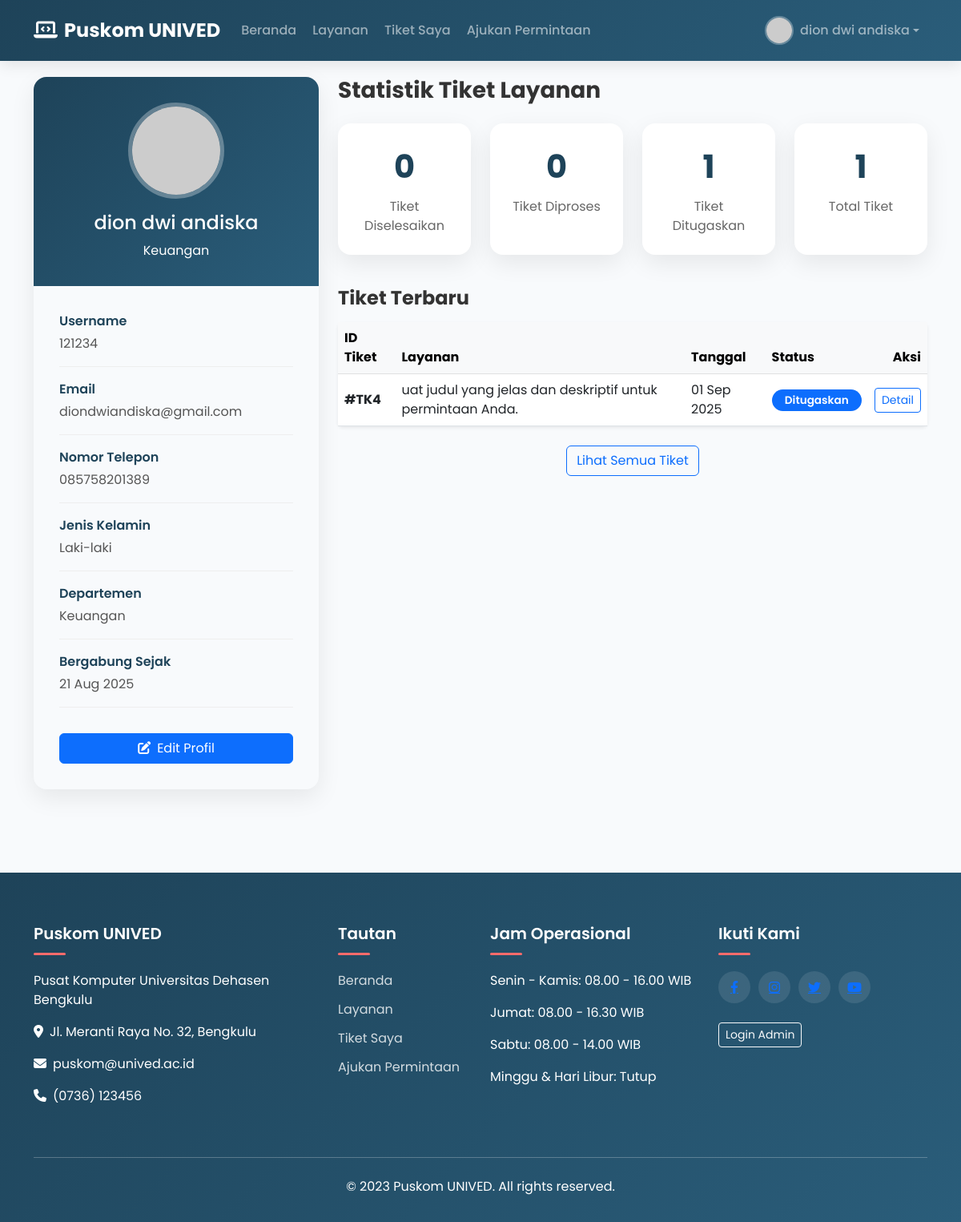
The app's page /user/user_profile.php (signed in) with its own data.
### tables this page shows
CREATE TABLE `users` (
  `id` int(11) NOT NULL,
  `fullname` varchar(100) NOT NULL,
  `email` varchar(100) NOT NULL,
  `username` varchar(50) NOT NULL,
  `password` varchar(255) NOT NULL,
  `phone` varchar(20) NOT NULL,
  `gender` enum('L','P') NOT NULL,
  `department` varchar(50) NOT NULL,
  `role` enum('Admin','User') NOT NULL DEFAULT 'User',
  `created_at` timestamp NOT NULL DEFAULT CURRENT_TIMESTAMP,
  `updated_at` timestamp NOT NULL DEFAULT CURRENT_TIMESTAMP ON UPDATE CURRENT_TIMESTAMP
);

CREATE TABLE `service_tickets` (
  `id` int(11) NOT NULL,
  `service_id` int(11) NOT NULL,
  `user_id` int(11) NOT NULL,
  `title` varchar(255) NOT NULL,
  `description` text,
  `status` enum('Ditugaskan','Proses','Selesai','Tertunda') DEFAULT 'Ditugaskan',
  `priority` enum('Rendah','Sedang','Tinggi') DEFAULT 'Sedang',
  `assigned_to` int(11) DEFAULT NULL,
  `created_at` timestamp NOT NULL DEFAULT CURRENT_TIMESTAMP,
  `updated_at` timestamp NOT NULL DEFAULT CURRENT_TIMESTAMP ON UPDATE CURRENT_TIMESTAMP,
  `completed_at` timestamp NULL DEFAULT NULL
);

### user/user_profile.php (the view, shortened to what this page needs)
<?php
$host = "localhost";
$username = "root";
$password = "";
$database = "it_puskom";
$conn = new mysqli($host, $username, $password, $database);
$conn->set_charset("utf8");
$user_id = $_SESSION['user_id'];
$user_query = "SELECT * FROM users WHERE id = $user_id";
$user_result = $conn->query($user_query);
if ($user_result->num_rows > 0) {
    $user = $user_result->fetch_assoc();
    $username = $user['username'];
    $fullname = $user['fullname'];
    $email = $user['email'];
    $phone = $user['phone'];
    $gender = $user['gender'];
    $department = $user['department'];
    $created_at = $user['created_at'];
} else {
    session_destroy();
    header("Location: login.php");
    exit();
}
$ticket_stats_query = "
    SELECT
        status,
        COUNT(*) as count
    FROM service_tickets
    WHERE user_id = $user_id
    GROUP BY status
";
$ticket_stats_result = $conn->query($ticket_stats_query);
$ticket_stats = array(
    'Ditugaskan' => 0,
    'Proses' => 0,
    'Selesai' => 0,
    'Tertunda' => 0
);
while ($row = $ticket_stats_result->fetch_assoc()) {
    $ticket_stats[$row['status']] = $row['count'];
}
$recent_tickets_query = "
    SELECT
        st.id,
        st.title,
        st.status,
        st.created_at,
        s.name as service_name
    FROM service_tickets st
    LEFT JOIN services s ON st.service_id = s.id
    WHERE st.user_id = $user_id
    ORDER BY st.created_at DESC
    LIMIT 5
";
$recent_tickets_result = $conn->query($recent_tickets_query);
?>
<!DOCTYPE html>
<html lang="id">
<head>
    <link href="https://cdn.jsdelivr.net/npm/bootstrap@5.3.0/dist/css/bootstrap.min.css" rel="stylesheet">
    <link rel="stylesheet" href="https://cdnjs.cloudflare.com/ajax/libs/font-awesome/6.4.0/css/all.min.css">
</head>
<body>
    <nav class="navbar navbar-expand-lg navbar-dark navbar-custom fixed-top">
        <div class="container">
            <a class="navbar-brand" href="dashboard.php">
                <i class="fas fa-laptop-code me-2"></i>Puskom UNIVED
            </a>
            <div class="collapse navbar-collapse" id="navbarNav">
                <ul class="navbar-nav me-auto">
                    <li class="nav-item">
                        <a class="nav-link" href="dashboard.php">Beranda</a>
                    </li>
                    <li class="nav-item">
                        <a class="nav-link" href="services.php">Layanan</a>
                    </li>
                    <li class="nav-item">
                        <a class="nav-link" href="tickets.php">Tiket Saya</a>
                    </li>
                    <li class="nav-item">
                        <a class="nav-link" href="request.php">Ajukan Permintaan</a>
                    </li>
                </ul>
                <ul class="navbar-nav ms-auto">
                    <li class="nav-item dropdown">
                        <a class="nav-link dropdown-toggle d-flex align-items-center" href="#" id="userDropdown" role="button" data-bs-toggle="dropdown">
                            <img src="https://ui-avatars.com/api/?name=<?php echo urlencode($fullname); ?>&background=ffffff&color=1e4359&size=36" class="user-avatar me-2">
                            <span><?php echo htmlspecialchars($fullname); ?></span>
                        </a>
                    </li>
                </ul>
            </div>
        </div>
    </nav>
    <div class="container profile-section">
        <div class="row">
            <div class="col-lg-4 mb-4">
                <div class="profile-card">
                    <div class="profile-header">
                        <img src="https://ui-avatars.com/api/?name=<?php echo urlencode($fullname); ?>&background=ffffff&color=1e4359&size=120" class="profile-avatar">
                        <h4><?php echo htmlspecialchars($fullname); ?></h4>
                        <p class="mb-0"><?php echo htmlspecialchars($department); ?></p>
                    </div>
                    <div class="profile-body">
                        <div class="info-item">
                            <div class="info-label">Username</div>
                            <div class="info-value"><?php echo htmlspecialchars($username); ?></div>
                        </div>
                        <div class="info-item">
                            <div class="info-label">Email</div>
                            <div class="info-value"><?php echo htmlspecialchars($email); ?></div>
                        </div>
                        <div class="info-item">
                            <div class="info-label">Nomor Telepon</div>
                            <div class="info-value"><?php echo htmlspecialchars($phone); ?></div>
                        </div>
                        <div class="info-item">
                            <div class="info-label">Jenis Kelamin</div>
                            <div class="info-value"><?php echo ($gender == 'L') ? 'Laki-laki' : 'Perempuan'; ?></div>
                        </div>
                        <div class="info-item">
                            <div class="info-label">Departemen</div>
                            <div class="info-value"><?php echo htmlspecialchars($department); ?></div>
                        </div>
                        <div class="info-item">
                            <div class="info-label">Bergabung Sejak</div>
                            <div class="info-value"><?php echo date('d M Y', strtotime($created_at)); ?></div>
                        </div>
                        <a href="user_settings.php" class="btn btn-primary w-100 mt-3">
                            <i class="fas fa-edit me-2"></i>Edit Profil
                        </a>
                    </div>
                </div>
            </div>
            <div class="col-lg-8">
                <h3 class="fw-bold mb-4">Statistik Tiket Layanan</h3>
                <div class="row mb-4">
                    <div class="col-md-3 col-6 mb-3">
                        <div class="stats-card">
                            <div class="stats-number"><?php echo $ticket_stats['Selesai']; ?></div>
                            <div class="stats-label">Tiket Diselesaikan</div>
                        </div>
                    </div>
                    <div class="col-md-3 col-6 mb-3">
                        <div class="stats-card">
                            <div class="stats-number"><?php echo $ticket_stats['Proses']; ?></div>
                            <div class="stats-label">Tiket Diproses</div>
                        </div>
                    </div>
                    <div class="col-md-3 col-6 mb-3">
                        <div class="stats-card">
                            <div class="stats-number"><?php echo $ticket_stats['Ditugaskan']; ?></div>
                            <div class="stats-label">Tiket Ditugaskan</div>
                        </div>
                    </div>
                    <div class="col-md-3 col-6 mb-3">
                        <div class="stats-card">
                            <div class="stats-number"><?php echo array_sum($ticket_stats); ?></div>
                            <div class="stats-label">Total Tiket</div>
                        </div>
                    </div>
                </div>
                <h4 class="fw-bold mb-3">Tiket Terbaru</h4>
                <div class="card shadow-sm border-0">
                    <div class="card-body p-0">
                        <div class="table-responsive">
                            <table class="table table-hover align-middle mb-0">
                                <thead class="table-light">
                                    <tr>
                                        <th>ID Tiket</th>
                                        <th>Layanan</th>
                                        <th>Tanggal</th>
                                        <th>Status</th>
                                        <th class="text-end">Aksi</th>
                                    </tr>
                                </thead>
                                <tbody>
                                    <?php
                                    if ($recent_tickets_result->num_rows > 0) {
                                        while($ticket = $recent_tickets_result->fetch_assoc()) {
                                            $ticket_id = $ticket['id'];
                                            $ticket_title = $ticket['title'];
                                            $status = $ticket['status'];
                                            $created_at = date('d M Y', strtotime($ticket['created_at']));
                                            $badge_class = '';
                                            switch($status) {
                                                case 'Ditugaskan':
                                                    $badge_class = 'bg-primary';
                                                    break;
                                            }
                                            echo "<tr>
                                                <td class='fw-bold'>#TK$ticket_id</td>
                                                <td>$ticket_title</td>
                                                <td>$created_at</td>
                                                <td><span class='badge $badge_class status-badge'>$status</span></td>
                                                <td class='text-end'><a href='ticket_detail.php?id=$ticket_id' class='btn btn-sm btn-outline-primary'>Detail</a></td>
                                            </tr>";
                                        }
                                    } else {
                                        echo "<tr>
                                            <td colspan='5' class='text-center py-4'>Belum ada tiket layanan. <a href='request.php' class='text-primary'>Ajukan permintaan layanan</a></td>
                                        </tr>";
                                    }
                                    ?>
                                </tbody>
                            </table>
                        </div>
                    </div>
                </div>
                <div class="text-center mt-4">
                    <a href="tickets.php" class="btn btn-outline-primary">Lihat Semua Tiket</a>
                </div>
            </div>
        </div>
    </div>
    <footer class="footer">
        <div class="container">
            <div class="row">
                <div class="col-lg-4 mb-4">
                    <h5 class="footer-title">Puskom UNIVED</h5>
                    <p>Pusat Komputer Universitas Dehasen Bengkulu</p>
                    <p><i class="fas fa-map-marker-alt me-2"></i>Jl. Meranti Raya No. 32, Bengkulu</p>
                    <p><i class="fas fa-envelope me-2"></i>puskom@unived.ac.id</p>
                    <p><i class="fas fa-phone me-2"></i>(0736) 123456</p>
                </div>
                <div class="col-lg-2 col-md-4 mb-4">
                    <h5 class="footer-title">Tautan</h5>
                    <a href="dashboard.php" class="footer-link">Beranda</a>
                    <a href="services.php" class="footer-link">Layanan</a>
                    <a href="tickets.php" class="footer-link">Tiket Saya</a>
                    <a href="request.php" class="footer-link">Ajukan Permintaan</a>
                </div>
                <div class="col-lg-3 col-md-4 mb-4">
                    <h5 class="footer-title">Jam Operasional</h5>
                    <p>Senin - Kamis: 08.00 - 16.00 WIB</p>
                    <p>Jumat: 08.00 - 16.30 WIB</p>
                    <p>Sabtu: 08.00 - 14.00 WIB</p>
                    <p>Minggu & Hari Libur: Tutup</p>
                </div>
                <div class="col-lg-3 col-md-4 mb-4">
                    <h5 class="footer-title">Ikuti Kami</h5>
                    <div class="d-flex mt-3">
                        <a href="#" class="social-icon"><i class="fab fa-facebook-f"></i></a>
                        <a href="#" class="social-icon"><i class="fab fa-instagram"></i></a>
                        <a href="#" class="social-icon"><i class="fab fa-twitter"></i></a>
                        <a href="#" class="social-icon"><i class="fab fa-youtube"></i></a>
                    </div>
                    <div class="mt-4">
                        <a href="login.php" class="btn btn-outline-light btn-sm">Login Admin</a>
                    </div>
                </div>
            </div>
            <hr class="bg-light my-4">
            <div class="text-center">
                <p class="mb-0">&copy; 2023 Puskom UNIVED. All rights reserved.</p>
            </div>
        </div>
    </footer>
</body>
</html>

### user/user_profile.php (style rules this page uses)
:root { --primary-color: #0d6efd; --secondary-color: #6c757d; --success-color: #198754; --danger-color: #dc3545; --warning-color: #ffc107; --info-color: #0dcaf0; --light-color: #f8f9fa; --dark-color: #212529; --university-color: #1e4359; --university-light: #2a5d7a; --university-gradient: linear-gradient(135deg, #1e4359 0%, #2a5d7a 100%); --accent-color: #ff6b6b; }
body { font-family: 'Poppins', sans-serif; background-color: #f8fafc; color: #333; }
.navbar-custom { background: var(--university-gradient); box-shadow: 0 4px 18px rgba(0, 0, 0, 0.1); padding: 12px 0; }
.navbar-brand { font-weight: 700; font-size: 1.5rem; }
.nav-link { font-weight: 500; padding: 0.5rem 1rem; border-radius: 8px; margin: 0 2px; transition: all 0.3s ease; }
.user-avatar { width: 36px; height: 36px; border-radius: 50%; object-fit: cover; border: 2px solid rgba(255, 255, 255, 0.3); }
.profile-section { margin-top: 6rem; margin-bottom: 3rem; }
.profile-card { border-radius: 16px; border: none; box-shadow: 0 10px 30px rgba(0, 0, 0, 0.08); transition: all 0.4s ease; overflow: hidden; }
.profile-header { background: var(--university-gradient); color: white; padding: 2rem; text-align: center; }
.profile-avatar { width: 120px; height: 120px; border-radius: 50%; object-fit: cover; border: 5px solid rgba(255, 255, 255, 0.3); margin-bottom: 1rem; }
.profile-body { padding: 2rem; }
.info-item { margin-bottom: 1rem; padding-bottom: 1rem; border-bottom: 1px solid #eee; }
.info-label { font-weight: 600; color: var(--university-color); margin-bottom: 0.25rem; }
.info-value { color: #555; }
.stats-card { background: white; border-radius: 16px; padding: 1.5rem; box-shadow: 0 10px 30px rgba(0, 0, 0, 0.08); height: 100%; text-align: center; transition: all 0.3s ease; }
.stats-number { font-size: 2.5rem; font-weight: 700; color: var(--university-color); margin-bottom: 0.5rem; }
.stats-label { font-size: 1rem; color: #666; }
.status-badge { padding: 0.5em 1.2em; border-radius: 30px; font-weight: 600; font-size: 0.85rem; }
.footer { background: var(--university-gradient); color: white; padding: 4rem 0 2rem; margin-top: 5rem; }
.footer-title { position: relative; padding-bottom: 15px; margin-bottom: 20px; font-weight: 600; }
.footer-title::after { content: ''; position: absolute; bottom: 0; left: 0; width: 40px; height: 3px; background: var(--accent-color); border-radius: 3px; }
.footer-link { color: rgba(255, 255, 255, 0.8); text-decoration: none; transition: all 0.3s ease; display: block; margin-bottom: 12px; }
.social-icon { width: 40px; height: 40px; display: inline-flex; align-items: center; justify-content: center; background: rgba(255, 255, 255, 0.1); border-radius: 50%; margin-right: 10px; transition: all 0.3s ease; }

### records on screen
users: fullname "dion dwi andiska", department "Keuangan", username "121234", email "diondwiandiska@gmail.com", phone "085758201389", created_at "21 Aug 2025"
service_tickets: id "4", title "uat judul yang jelas dan deskriptif untuk permintaan Anda.", created_at "01 Sep 2025", status "Ditugaskan"

### other values on screen
$ticket_stats['Selesai'] "0"
$ticket_stats['Proses'] "0"
$ticket_stats['Ditugaskan'] "1"
array_sum($ticket_stats) "1"
